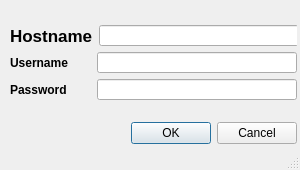
<?xml version="1.0" encoding="UTF-8"?>
<ui version="4.0">
 <class>DatabaseConnection</class>
 <widget class="QDialog" name="DatabaseConnection">
  <property name="windowModality">
   <enum>Qt::ApplicationModal</enum>
  </property>
  <property name="enabled">
   <bool>true</bool>
  </property>
  <property name="geometry">
   <rect>
    <x>0</x>
    <y>0</y>
    <width>300</width>
    <height>170</height>
   </rect>
  </property>
  <property name="sizePolicy">
   <sizepolicy hsizetype="Fixed" vsizetype="Fixed">
    <horstretch>0</horstretch>
    <verstretch>0</verstretch>
   </sizepolicy>
  </property>
  <property name="minimumSize">
   <size>
    <width>300</width>
    <height>170</height>
   </size>
  </property>
  <property name="maximumSize">
   <size>
    <width>300</width>
    <height>170</height>
   </size>
  </property>
  <property name="mouseTracking">
   <bool>false</bool>
  </property>
  <property name="contextMenuPolicy">
   <enum>Qt::DefaultContextMenu</enum>
  </property>
  <property name="windowTitle">
   <string>Informações do Usuário</string>
  </property>
  <property name="locale">
   <locale language="Portuguese" country="Brazil"/>
  </property>
  <property name="sizeGripEnabled">
   <bool>true</bool>
  </property>
  <widget class="QWidget" name="layoutWidget">
   <property name="geometry">
    <rect>
     <x>10</x>
     <y>9</y>
     <width>287</width>
     <height>151</height>
    </rect>
   </property>
   <layout class="QVBoxLayout" name="verticalLayout_2">
    <item>
     <layout class="QVBoxLayout" name="verticalLayout">
      <item>
       <layout class="QHBoxLayout" name="horizontalLayout">
        <item>
         <widget class="QLabel" name="label">
          <property name="font">
           <font>
            <family>Arial</family>
            <pointsize>13</pointsize>
            <weight>75</weight>
            <bold>true</bold>
           </font>
          </property>
          <property name="text">
           <string>Hostname</string>
          </property>
         </widget>
        </item>
        <item>
         <widget class="QLineEdit" name="hostName">
          <property name="minimumSize">
           <size>
            <width>200</width>
            <height>21</height>
           </size>
          </property>
          <property name="maximumSize">
           <size>
            <width>200</width>
            <height>21</height>
           </size>
          </property>
          <property name="inputMethodHints">
           <set>Qt::ImhNoAutoUppercase</set>
          </property>
         </widget>
        </item>
       </layout>
      </item>
      <item>
       <layout class="QHBoxLayout" name="horizontalLayout_2">
        <item>
         <widget class="QLabel" name="label_2">
          <property name="enabled">
           <bool>true</bool>
          </property>
          <property name="font">
           <font>
            <family>Arial</family>
            <weight>75</weight>
            <bold>true</bold>
           </font>
          </property>
          <property name="text">
           <string>Username</string>
          </property>
         </widget>
        </item>
        <item>
         <widget class="QLineEdit" name="userName">
          <property name="minimumSize">
           <size>
            <width>200</width>
            <height>21</height>
           </size>
          </property>
          <property name="maximumSize">
           <size>
            <width>200</width>
            <height>21</height>
           </size>
          </property>
          <property name="inputMethodHints">
           <set>Qt::ImhNoAutoUppercase</set>
          </property>
         </widget>
        </item>
       </layout>
      </item>
      <item>
       <layout class="QHBoxLayout" name="horizontalLayout_3">
        <item>
         <widget class="QLabel" name="label_3">
          <property name="font">
           <font>
            <family>Arial</family>
            <weight>75</weight>
            <bold>true</bold>
           </font>
          </property>
          <property name="text">
           <string>Password</string>
          </property>
         </widget>
        </item>
        <item>
         <widget class="QLineEdit" name="password">
          <property name="minimumSize">
           <size>
            <width>200</width>
            <height>21</height>
           </size>
          </property>
          <property name="maximumSize">
           <size>
            <width>200</width>
            <height>21</height>
           </size>
          </property>
          <property name="inputMethodHints">
           <set>Qt::ImhHiddenText|Qt::ImhNoAutoUppercase|Qt::ImhNoPredictiveText|Qt::ImhSensitiveData</set>
          </property>
          <property name="inputMask">
           <string/>
          </property>
          <property name="echoMode">
           <enum>QLineEdit::Password</enum>
          </property>
         </widget>
        </item>
       </layout>
      </item>
     </layout>
    </item>
    <item>
     <widget class="QDialogButtonBox" name="buttonBox">
      <property name="sizePolicy">
       <sizepolicy hsizetype="Expanding" vsizetype="Fixed">
        <horstretch>0</horstretch>
        <verstretch>0</verstretch>
       </sizepolicy>
      </property>
      <property name="minimumSize">
       <size>
        <width>0</width>
        <height>0</height>
       </size>
      </property>
      <property name="layoutDirection">
       <enum>Qt::LeftToRight</enum>
      </property>
      <property name="locale">
       <locale language="Portuguese" country="Brazil"/>
      </property>
      <property name="orientation">
       <enum>Qt::Horizontal</enum>
      </property>
      <property name="standardButtons">
       <set>QDialogButtonBox::Cancel|QDialogButtonBox::Ok</set>
      </property>
      <property name="centerButtons">
       <bool>false</bool>
      </property>
     </widget>
    </item>
   </layout>
  </widget>
 </widget>
 <tabstops>
  <tabstop>hostName</tabstop>
  <tabstop>userName</tabstop>
  <tabstop>password</tabstop>
 </tabstops>
 <resources/>
 <connections>
  <connection>
   <sender>buttonBox</sender>
   <signal>accepted()</signal>
   <receiver>DatabaseConnection</receiver>
   <slot>accept()</slot>
   <hints>
    <hint type="sourcelabel">
     <x>248</x>
     <y>254</y>
    </hint>
    <hint type="destinationlabel">
     <x>157</x>
     <y>274</y>
    </hint>
   </hints>
  </connection>
  <connection>
   <sender>buttonBox</sender>
   <signal>rejected()</signal>
   <receiver>DatabaseConnection</receiver>
   <slot>reject()</slot>
   <hints>
    <hint type="sourcelabel">
     <x>316</x>
     <y>260</y>
    </hint>
    <hint type="destinationlabel">
     <x>286</x>
     <y>274</y>
    </hint>
   </hints>
  </connection>
 </connections>
</ui>
